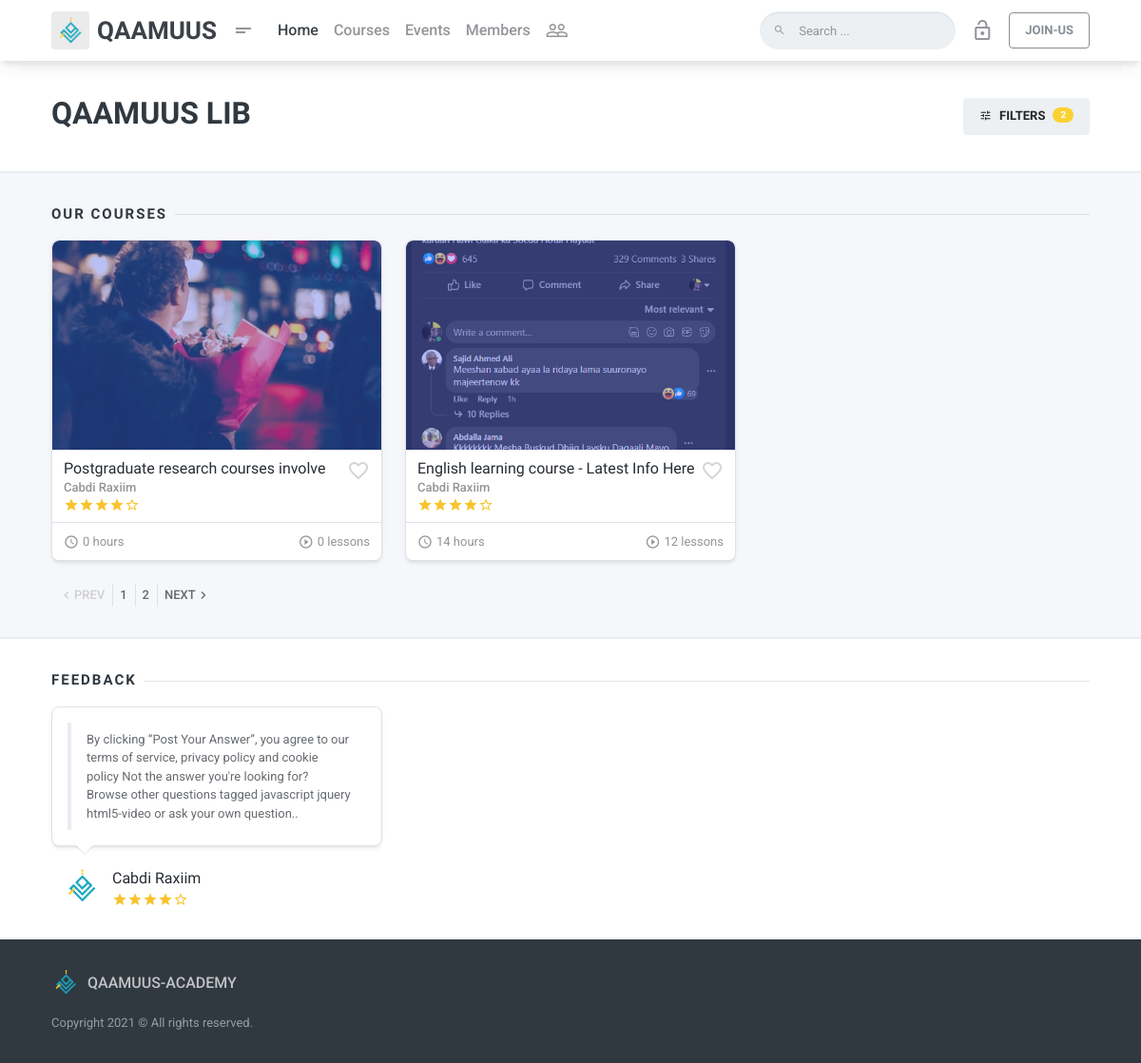
The app's page /qa-courses/ with its own data.
### api/models.py (models this page shows, shortened)
class QaCourses(models.Model):
    title=models.CharField(max_length=255)
    slug=models.CharField(max_length=2555,default='')
    simDesc=models.TextField(null=True,blank=True)
    fullDesc=RichTextField()
    youLearn=RichTextField(null=True,blank=True)
    category=models.ForeignKey(CourseCategory,on_delete=models.CASCADE,null=True,blank=True)
    inrolledUsers=models.ManyToManyField(UserProfile,'inrolledU',null=True,blank=True)
    regularPrice=models.FloatField(default=0)
    showRegularPrice=models.BooleanField(default=True)
    saledPrice=models.FloatField(default=0)
    lessonCounts=models.IntegerField(default=0)
    itsFree=models.BooleanField(default=False)
    dateRegistred=models.DateField(auto_now=True)
    level=models.CharField(max_length=255,default='Standared')
    houres=models.CharField(max_length=255,default='0')
    status=models.BooleanField(default=True)
    prevVideo=models.CharField(max_length=255000)
    coverImage=models.ImageField(upload_to='images/courseImages/',blank=True,null=True)
    prevImage=models.ImageField(upload_to='images/courseImages/')
    instructor=models.ForeignKey(UserProfile,on_delete=models.CASCADE)
    searchKeys=models.ManyToManyField(SearchKeys,blank=True,null=True)
    def courPrevIg(self):
        return mark_safe('<img src={} width="100px" >'.format(self.prevImage.url))
    courPrevIg.allow_tags=True

class UserProfile(models.Model):
    user=models.OneToOneField(User,on_delete=models.CASCADE)
    number=models.CharField(max_length=16, default=0)
    profileImage=models.ImageField(upload_to='images/usrProfile',null=True,blank=True)
    password=models.CharField(max_length=255)
    email=models.CharField(max_length=255,unique=True)
    userTitle=models.CharField(max_length=255,null=True,blank=True)
    fullName=models.CharField(max_length=255)
    aboutMe=models.TextField(null=True,blank=True)
    stayedSeconds=models.IntegerField(default=0)
    facebook_link=models.CharField(max_length=3000,null=True,blank=True)
    twitter_link=models.CharField(max_length=3000,null=True,blank=True)
    third_link=models.CharField(max_length=3000,null=True,blank=True)
    learnedSeconds=models.IntegerField(default=0)
    city=models.CharField(default='',null=True,blank=True,max_length=255)
    status=models.BooleanField(default=True)
    contactMe=models.TextField(null=True,blank=True)
    referralCode=models.CharField(default='qReff_9002',max_length=10)
    userType=models.ForeignKey(UserTypes,on_delete=models.CASCADE,default=1)
    teacherPoints=models.FloatField(default=1)
    user_activated=models.BooleanField(default=True)
    def theImage(self):
        if self.profileImage:
            return mark_safe('<img src={} width="100px" >'.format(self.profileImage.url))
        else:
            return mark_safe('<img src={} width="100px" >'.format('https://st3.depositphotos.com/3581215/18899/v/450/depositphotos_188994514-stock-illustration-vector-illustration-male-silhouette-profile.jpg'))
    theImage.allow_tags=True

class FeedBacks(models.Model):
    theUser=models.ForeignKey(UserProfile,on_delete=models.CASCADE)
    stars=models.IntegerField(default=3)
    date=models.DateField(auto_now=True)
    fText=models.TextField()
    isActive=models.BooleanField(default=False)
    def userImage(self):
        return mark_safe('<img src={} width="100px" >'.format(self.theUser.profileImage.url))
    userImage.allow_tags=True

### a_system/views.py (the view)
# urls.py: path('qa-courses/',views.qaCourses),
def qaCourses(request):
    allQaCourses=QaCourses.objects.all()
    courseCategory=CourseCategory.objects.all()
    activedFeedBacks=FeedBacks.objects.filter(isActive=True)
    return render(request,'manage/qa-courses.html',{'qaCourses':allQaCourses,'activedFeedBacks':activedFeedBacks,'courseCategory':courseCategory})

### a_system/views.py (called while the page is built, shortened)
def userProfileInfo(request):
    if(request.user.pk==None):
        return {
            'userInfo':{}
        }
    elif(request.user.pk==nullcontext):
        return {
                'userInfo':{}
            }

### templates/manage/qa-courses.html (shortened to what this page needs)
{% extends user.is_authenticated|yesno:"authBase.html,unAuthBase.html" %}
{% load static %}
{% block content %}
        <div class="mdk-header-layout__content page-content ">
            <div class="page-section bg-alt border-bottom-2">
                <div class="container page__container">
                    <div class="d-flex flex-column flex-lg-row align-items-center">
                        <div
                            class="d-flex flex-column align-items-center align-items-lg-start flex mb-16pt mb-lg-0 text-center text-lg-left">
                            <h1 class="h2 mb-4pt">QAAMUUS LIB</h1>
                        </div>
                        <div class="ml-lg-16pt">
                            <a href="#" data-target="#library-drawer" data-toggle="sidebar" class="btn btn-light">
                                <i class="material-icons icon--left">tune</i> Filters
                                <span class="badge badge-notifications badge-accent icon--right">2</span>
                            </a>
                        </div>
                    </div>
                </div>
            </div>
            <div class="page-section border-bottom-2">
                <div class="container page__container">
                    <div class="row">
                        <div class="col-lg-12">
                            <div class="page-separator">
                                <div class="page-separator__text">OUR Courses</div>
                            </div>
                            <div class="row card-group-row">
                                {% for theCourse in qaCourses %}
                                <div class="col-sm-6 col-xl-4 col-lg-4 col-md-6 card-group-row__col">
                                    <div class="card card-sm card--elevated p-relative o-hidden overlay overlay--primary-dodger-blue js-overlay card-group-row__card"
                                        data-toggle="popover" data-trigger="click">
                                        <a href="/crs-dtl-wth/{{theCourse.pk}}/{{theCourse.title}}/" class="card-img-top js-image" data-position=""
                                            data-height="220">
                                            <span class="overlay__content">
                                            </span>
                                        </a>
                                        <div class="card-body flex">
                                            <div class="d-flex">
                                                <div class="flex">
                                                    <a class="card-title" href="/crs-dtl-wth/{{theCourse.pk}}/{{theCourse.title}}/">{{theCourse.title}}</a>
                                                    <small class="text-50 font-weight-bold mb-4pt">{{theCourse.instructor.fullName}}</small>
                                                </div>
                                                <a href="" data-toggle="tooltip"
                                                    data-title="Add Favorite" data-placement="top"
                                                    data-boundary="window"
                                                    class="ml-4pt material-icons text-20 card-course__icon-favorite">favorite_border</a>
                                            </div>
                                            <div class="d-flex">
                                                <div class="rating flex">
                                                    <span class="rating__item"><span
                                                            class="material-icons">star</span></span>
                                                    <span class="rating__item"><span
                                                            class="material-icons">star</span></span>
                                                    <span class="rating__item"><span
                                                            class="material-icons">star</span></span>
                                                    <span class="rating__item"><span
                                                            class="material-icons">star</span></span>
                                                    <span class="rating__item"><span
                                                            class="material-icons">star_border</span></span>
                                                </div>
                                            </div>
                                        </div>
                                        <div class="card-footer">
                                            <div class="row justify-content-between">
                                                <div class="col-auto d-flex align-items-center">
                                                    <span
                                                        class="material-icons icon-16pt text-50 mr-4pt">access_time</span>
                                                    <p class="flex text-50 lh-1 mb-0"><small>{{theCourse.houres}} hours</small></p>
                                                </div>
                                                <div class="col-auto d-flex align-items-center">
                                                    <span
                                                        class="material-icons icon-16pt text-50 mr-4pt">play_circle_outline</span>
                                                    <p class="flex text-50 lh-1 mb-0"><small>{{theCourse.lessonCounts}} lessons</small></p>
                                                </div>
                                            </div>
                                        </div>
                                    </div>
                                </div>
                                {% endfor %}
                            </div>
                            <ul class="pagination justify-content-start pagination-xsm m-0">
                                <li class="page-item disabled">
                                    <a class="page-link" href="#" aria-label="Previous">
                                        <span aria-hidden="true" class="material-icons">chevron_left</span>
                                        <span>Prev</span>
                                    </a>
                                </li>
                                <li class="page-item">
                                    <a class="page-link" href="#" aria-label="Page 1">
                                        <span>1</span>
                                    </a>
                                </li>
                                <li class="page-item">
                                    <a class="page-link" href="#" aria-label="Page 2">
                                        <span>2</span>
                                    </a>
                                </li>
                                <li class="page-item">
                                    <a class="page-link" href="#" aria-label="Next">
                                        <span>Next</span>
                                        <span aria-hidden="true" class="material-icons">chevron_right</span>
                                    </a>
                                </li>
                            </ul>
                        </div>
                    </div>
                </div>
            </div>
            <div class="page-section bg-alt">
                <div class="container page__container">
                    <div class="page-separator">
                        <div class="page-separator__text">Feedback</div>
                    </div>
                    <div class="row">
                        {% for feed in activedFeedBacks %}
                        <div class="col-sm-6 col-md-4">
                            <div class="card card-feedback card-body">
                                <blockquote class="blockquote mb-0">
                                    <p class="text-70 small mb-0">{{feed.fText}}.</p>
                                </blockquote>
                            </div>
                            <div class="media ml-12pt">
                                <div class="media-left mr-12pt">
                                    <a href="student-profile.html" class="avatar avatar-sm">
                                        <img src="{{feed.theUser.profileImage.url}}" width="40" alt="avatar" class="rounded-circle">
                                    </a>
                                </div>
                                <div class="media-body media-middle">
                                    <a href="#" class="card-title">{{feed.theUser.fullName}}</a>
                                    <div class="rating mt-4pt">
                                        {% for st in "x"|rjust:feed.stars %}
                                            <span class="rating__item"><span class="material-icons">star</span></span>
                                        {% endfor %}
                                        {% if feed.stars == 5 %}
                                        {% elif feed.stars == 4 %}
                                        <span class="rating__item"><span
                                            class="material-icons">star_border</span></span>
                                        {% elif feed.stars == 3 %}
                                        <span class="rating__item"><span
                                            class="material-icons">star_border</span></span>
                                        <span class="rating__item"><span
                                                class="material-icons">star_border</span></span>
                                        {% endif %}
                                    </div>
                                </div>
                            </div>
                        </div>
                        {% endfor %}
                    </div>
                </div>
            </div>
        </div>
{% endblock %}

### static/css/preloader.css (style rules this page uses)
:root { --sk-size:64px;--sk-color:#3498DB }

### records on screen
QaCourses: shows a picture, title "Postgraduate research courses involve", instructor.fullName "Cabdi Raxiim", houres "0", lessonCounts "0"
QaCourses: shows a picture, title "English learning course - Latest Info Here", instructor.fullName "Cabdi Raxiim", houres "14", lessonCounts "12"
FeedBacks: fText "By clicking “Post Your Answer”, you agree to our terms of service, privacy policy and cookie policy Not the answer you're looking for? Browse other questions tagged javascript jquery html5-video or ask your own question.", theUser.profileImage (picture), theUser.fullName "Cabdi Raxiim", stars 4 (drawn)
